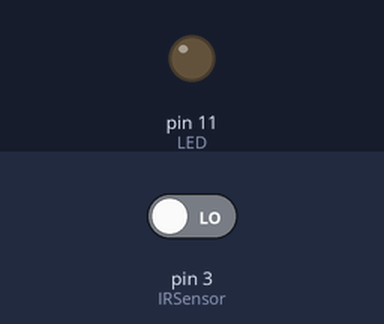
Bench run of a sketch on a simulated Arduino Uno, built with avr-gcc and run on an emulated ATmega328P. Parts: output pins drawn as LEDs (lit = HIGH). Inputs (shaded band) come from the test bench; at power-on: pin 3 (IRSensor) LOW.

Above: at 1.2 s.
1.3 s: pin 3 (IRSensor) driven HIGH
At 1.7 s:
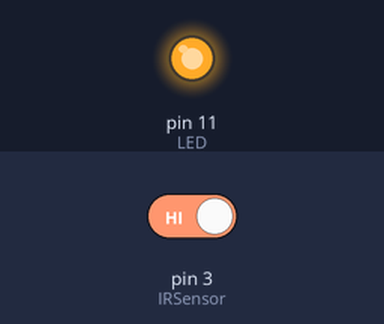
2.8 s: pin 3 (IRSensor) driven LOW
At 4.0 s:
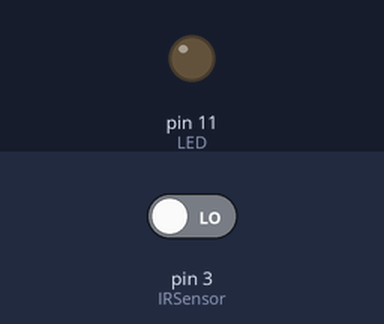
Timing chart, 0 to 5.8 s (numbered marks = the images above; inputs shaded):
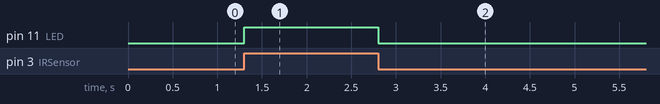

Measured:
- after the input at 1.3 s, pin 11 (LED): LOW → HIGH at once
- after the input at 2.8 s, pin 11 (LED): HIGH → LOW at once

The sketch:

IR_sensor_with_led.ino
```cpp
int IRSensor = 3;
int LED = 11;
void setup()
{
  pinMode (IRSensor, INPUT);
  pinMode (LED, OUTPUT);
}

void loop()
{
  int Sensordata = digitalRead (IRSensor);
  Serial.print("Sensor value:");
  Serial.println(Sensordata);

  if (Sensordata==1)
  {
    digitalWrite(LED, HIGH);
  }
  else
  {
    digitalWrite(LED, LOW);
  }

}
```
